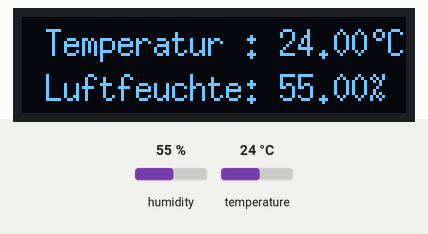
This sketch was run on a simulated Arduino Uno, built with avr-gcc and run on an emulated ATmega328P. Parts: 128×32 one-colour display. Inputs (shaded band) come from the test bench; at power-on: humidity 55 %, temperature 24 °C.

Above: at 2.9 s.
3.0 s: humidity set to 22 %
At 5.4 s:
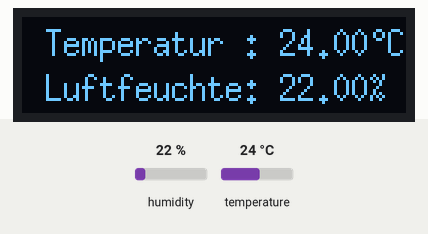
5.8 s: temperature set to 12 °C
At 7.2 s:
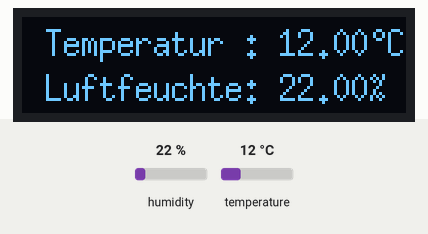
8.6 s: humidity set to 40 %
At 10.7 s:
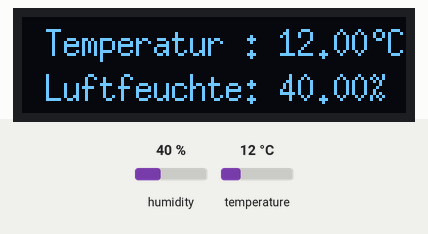
11.9 s: temperature set to 19 °C
At 13.7 s:
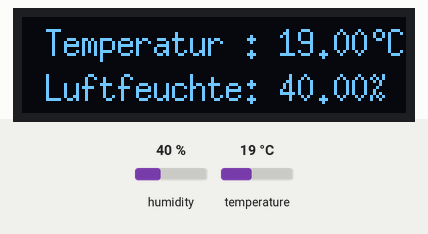
Timing chart, 0 to 15.2 s (numbered marks = the images above; inputs shaded):
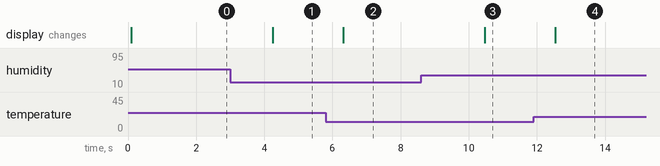

Measured:
- after the input at 3.0 s, the display: changes after 1.2 s (image 1)
- after the input at 5.8 s, the display: changes after 0.52 s (image 2)
- after the input at 8.6 s, the display: changes after 1.9 s (image 3)
- after the input at 11.9 s, the display: changes after 0.63 s (image 4)

The sketch:

display_weather_dht22.ino
```cpp
#include <stdlib.h>
#include <Arduino.h>
#include <U8g2lib.h>
#include <DHT.h>


#ifdef U8X8_HAVE_HW_SPI
#include <SPI.h>
#endif
#ifdef U8X8_HAVE_HW_I2C
#include <Wire.h>
#endif

#define DHTPIN 4     // what digital pin we're connected to
#define DHTTYPE DHT22   // DHT 22  (AM2302), AM2321
DHT dht(DHTPIN, DHTTYPE);


// Please UNCOMMENT one of the contructor lines below
// U8g2 Contructor List (Picture Loop Page Buffer)
// The complete list is available here: https://github.com/olikraus/u8g2/wiki/u8g2setupcpp
// Please update the pin numbers according to your setup. Use U8X8_PIN_NONE if the reset pin is not connected
U8G2_SSD1306_128X32_UNIVISION_F_SW_I2C u8g2(U8G2_R0, /* clock=*/ 5, /* data=*/ 4, /* reset=*/ 16);
//U8G2_NULL u8g2(U8G2_R0);	// null device, a 8x8 pixel display which does nothing


// End of constructor list


void setup(void) {

  /* U8g2 Project: SSD1306 Test Board */
  //pinMode(10, OUTPUT);
  //pinMode(9, OUTPUT);
  //digitalWrite(10, 0);
  //digitalWrite(9, 0);

  /* U8g2 Project: T6963 Test Board */
  //pinMode(18, OUTPUT);
  //digitalWrite(18, 1);

  /* U8g2 Project: KS0108 Test Board */
  //pinMode(16, OUTPUT);
  //digitalWrite(16, 0);

  /* U8g2 Project: LC7981 Test Board, connect RW to GND */
  //pinMode(17, OUTPUT);
  //digitalWrite(17, 0);

  /* U8g2 Project: Pax Instruments Shield: Enable Backlight */
  //pinMode(6, OUTPUT);
  //digitalWrite(6, 0);

  u8g2.begin();
}

void loop(void) {
  float h = dht.readHumidity();
  float t = dht.readTemperature();

  String sHumid = String(h);
  String sTemp = String(t);

  String msgTemp = "Temperatur : " + sTemp + char(176)+"C";
  String msgHumid = "Luftfeuchte: " + sHumid + "%";

  char msgSTemp[40];
  char msgSHumid[40];

  msgTemp.toCharArray(msgSTemp,40);
  msgHumid.toCharArray(msgSHumid,40);

    u8g2.clearBuffer();
    u8g2.setFont(u8g2_font_6x13_tf);
    u8g2.drawStr(8,13,msgSTemp);
    u8g2.drawStr(8,28,msgSHumid);
    u8g2.sendBuffer();
  delay(2000);
}
```
